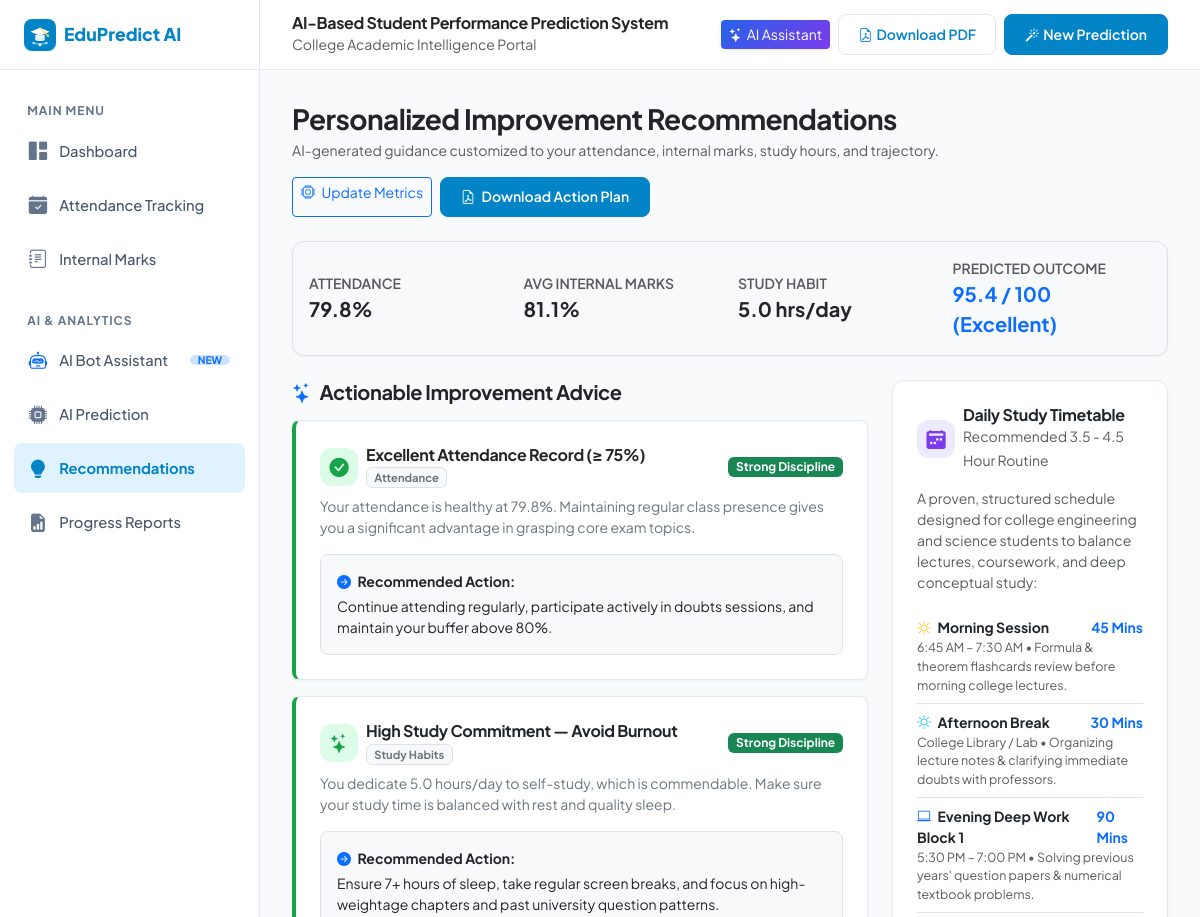
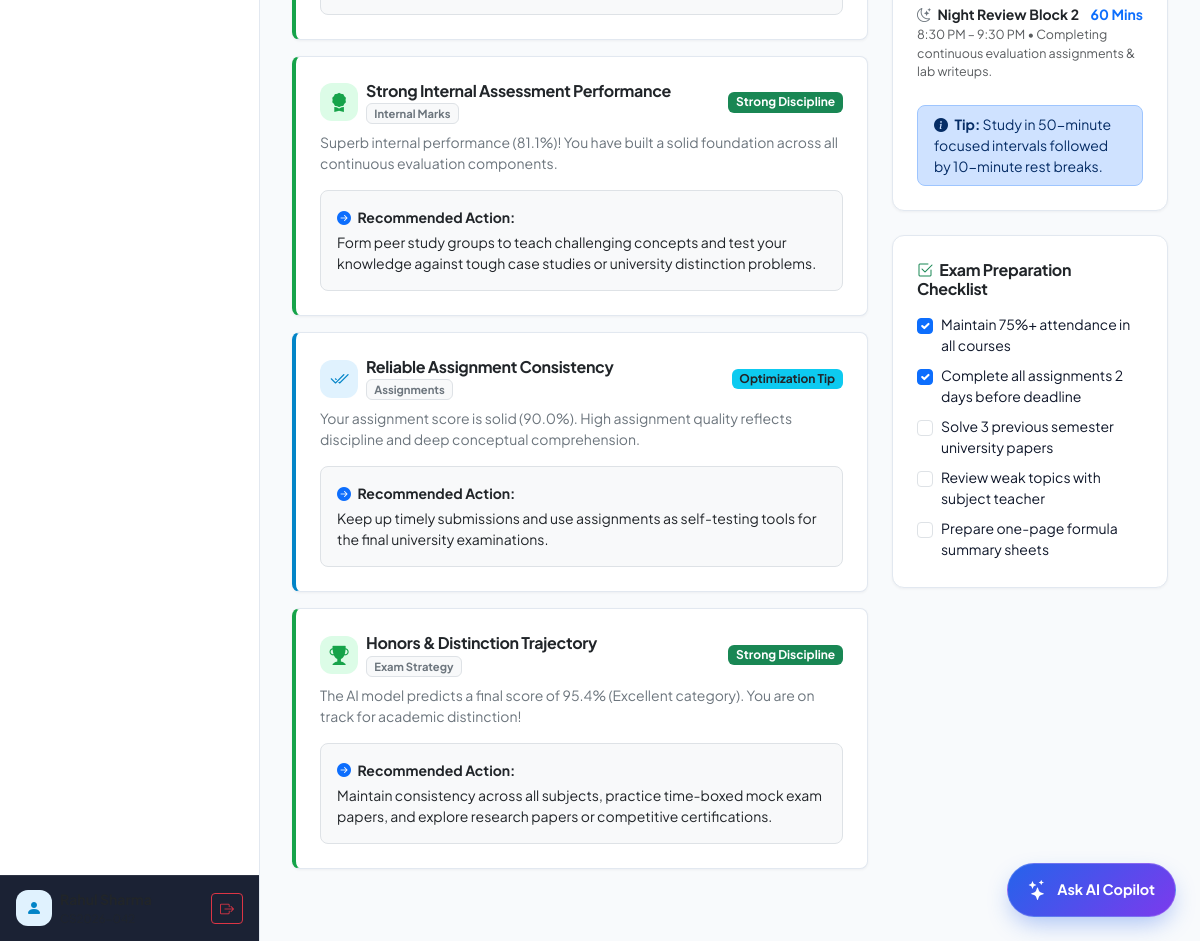
/recommendations (signed in), run on the app's committed database (2 pictures, top to bottom).
### tables this page shows
CREATE TABLE predictions (
        id INTEGER PRIMARY KEY AUTOINCREMENT,
        student_id INTEGER NOT NULL,
        attendance REAL NOT NULL,
        study_hours REAL NOT NULL,
        internal_marks REAL NOT NULL,
        assignment_marks REAL NOT NULL,
        previous_semester_marks REAL NOT NULL,
        predicted_marks REAL NOT NULL,
        category TEXT NOT NULL,
        created_at TIMESTAMP DEFAULT CURRENT_TIMESTAMP, subject_name TEXT DEFAULT 'Overall Examination',
        FOREIGN KEY (student_id) REFERENCES students(id) ON DELETE CASCADE
    );

### app.py (the view)
@app.route('/recommendations')
@login_required
def recommendations():
    student = get_current_student()
    aggregates = compute_student_aggregates(student['id'])
    latest = aggregates['latest_prediction']
    study_hours = latest['study_hours'] if latest else 3.5
    assign_marks = latest['assignment_marks'] if latest else 75.0
    recs = generate_recommendations(
        attendance_pct=aggregates['overall_attendance_pct'],
        study_hours=study_hours,
        internal_avg=aggregates['avg_internal'],
        assignment_avg=assign_marks,
        predicted_marks=aggregates['predicted_marks'],
        category=aggregates['category']
    )
    return render_template(
        'recommendations.html',
        student=student,
        aggregates=aggregates,
        recommendations=recs,
        study_hours=study_hours
    )

### app.py (called while the page is built)
def login_required(view):
    @functools.wraps(view)
    def wrapped_view(**kwargs):
        if 'student_db_id' not in session:
            flash("Please sign in to access your student dashboard.", "warning")
            return redirect(url_for('login'))
        return view(**kwargs)
    return wrapped_view

def get_current_student():
    if 'student_db_id' not in session:
        return None
    conn = get_db_connection()
    student = conn.execute("SELECT * FROM students WHERE id = ?", (session['student_db_id'],)).fetchone()
    conn.close()
    return student

### database.py (called while the page is built)
def get_db_connection():
    conn = sqlite3.connect(DB_PATH)
    conn.row_factory = sqlite3.Row
    conn.execute("PRAGMA foreign_keys = ON")
    return conn

### templates/recommendations.html (shortened to what this page needs)
{% extends 'base.html' %}
{% block content %}
<div class="container-fluid px-0">
  <div class="d-flex flex-wrap justify-content-between align-items-center mb-4 gap-3">
    <div>
      <h3 class="fw-bold text-dark mb-1">Personalized Improvement Recommendations</h3>
      <p class="text-muted small mb-0">AI-generated guidance customized to your attendance, internal marks, study hours, and trajectory.</p>
    </div>
    <div class="d-flex gap-2">
      <a href="{{ url_for('predict') }}" class="btn btn-outline-primary btn-sm">
        <i class="bi bi-cpu me-1"></i> Update Metrics
      </a>
      <a href="{{ url_for('download_report_pdf') }}" class="btn btn-primary-soft btn-sm">
        <i class="bi bi-file-earmark-pdf me-1"></i> Download Action Plan
      </a>
    </div>
  </div>
  <div class="custom-card p-3 mb-4 bg-light border">
    <div class="row g-3 text-center text-sm-start align-items-center">
      <div class="col-sm-3 border-end-sm">
        <div class="small text-muted text-uppercase fw-semibold">Attendance</div>
        <div class="fw-bold fs-5 text-dark">{{ aggregates['overall_attendance_pct'] }}%</div>
      </div>
      <div class="col-sm-3 border-end-sm">
        <div class="small text-muted text-uppercase fw-semibold">Avg Internal Marks</div>
        <div class="fw-bold fs-5 text-dark">{{ aggregates['avg_internal'] }}%</div>
      </div>
      <div class="col-sm-3 border-end-sm">
        <div class="small text-muted text-uppercase fw-semibold">Study Habit</div>
        <div class="fw-bold fs-5 text-dark">{{ study_hours }} hrs/day</div>
      </div>
      <div class="col-sm-3">
        <div class="small text-muted text-uppercase fw-semibold">Predicted Outcome</div>
        <div class="fw-bold fs-5 text-primary">
          {% if aggregates['predicted_marks'] %}
            {{ aggregates['predicted_marks'] }} / 100 ({{ aggregates['category'] }})
          {% else %}
            Not Evaluated
          {% endif %}
        </div>
      </div>
    </div>
  </div>
  <div class="row g-4 mb-4">
    <div class="col-lg-8">
      <h5 class="fw-bold text-dark mb-3"><i class="bi bi-stars text-primary me-2"></i>Actionable Improvement Advice</h5>
      {% for rec in recommendations %}
        <div class="rec-card rec-{{ rec['level'] }} p-4 mb-3">
          <div class="d-flex align-items-center justify-content-between mb-2">
            <div class="d-flex align-items-center gap-2">
              <span class="metric-icon-box" style="width: 38px; height: 38px; font-size: 1.2rem;
                {% if rec['level'] == 'danger' %}background-color: #fee2e2; color: #dc2626;
                {% elif rec['level'] == 'warning' %}background-color: #fef3c7; color: #d97706;
                {% elif rec['level'] == 'success' %}background-color: #dcfce7; color: #16a34a;
                {% else %}background-color: #e0f2fe; color: #0284c7;{% endif %}">
                <i class="bi {{ rec['icon'] }}"></i>
              </span>
              <div>
                <h6 class="fw-bold text-dark mb-0">{{ rec['title'] }}</h6>
                <span class="badge bg-light text-secondary border" style="font-size: 0.7rem;">{{ rec['category'] }}</span>
              </div>
            </div>
            {% if rec['level'] == 'danger' %}
              <span class="badge bg-danger">Critical Priority</span>
            {% elif rec['level'] == 'warning' %}
              <span class="badge bg-warning text-dark">High Priority</span>
            {% elif rec['level'] == 'success' %}
              <span class="badge bg-success">Strong Discipline</span>
            {% else %}
              <span class="badge bg-info text-dark">Optimization Tip</span>
            {% endif %}
          </div>
          <p class="text-secondary small mt-2 mb-3">
            {{ rec['advice'] }}
          </p>
          <div class="p-3 bg-light rounded-3 border">
            <div class="small fw-bold text-dark mb-1"><i class="bi bi-arrow-right-circle-fill text-primary me-1"></i> Recommended Action:</div>
            <div class="small text-dark">{{ rec['action_plan'] }}</div>
          </div>
        </div>
      {% endfor %}
    </div>
    <div class="col-lg-4">
      <div class="custom-card p-4 mb-4">
        <div class="d-flex align-items-center gap-2 mb-3">
          <div class="metric-icon-box metric-icon-purple" style="width: 38px; height: 38px; font-size: 1.2rem;">
            <i class="bi bi-calendar2-week-fill"></i>
          </div>
          <div>
            <h6 class="fw-bold text-dark mb-0">Daily Study Timetable</h6>
            <small class="text-muted">Recommended 3.5 - 4.5 Hour Routine</small>
          </div>
        </div>
        <p class="small text-muted mb-3">
          A proven, structured schedule designed for college engineering and science students to balance lectures, coursework, and deep conceptual study:
        </p>
        <div class="list-group list-group-flush small">
          <div class="list-group-item px-0 py-2 border-bottom">
            <div class="d-flex justify-content-between fw-bold text-dark">
              <span><i class="bi bi-sun text-warning me-1"></i> Morning Session</span>
              <span class="text-primary">45 Mins</span>
            </div>
            <div class="text-muted" style="font-size: 0.78rem;">6:45 AM – 7:30 AM • Formula & theorem flashcards review before morning college lectures.</div>
          </div>
          <div class="list-group-item px-0 py-2 border-bottom">
            <div class="d-flex justify-content-between fw-bold text-dark">
              <span><i class="bi bi-brightness-high text-info me-1"></i> Afternoon Break</span>
              <span class="text-primary">30 Mins</span>
            </div>
            <div class="text-muted" style="font-size: 0.78rem;">College Library / Lab • Organizing lecture notes & clarifying immediate doubts with professors.</div>
          </div>
          <div class="list-group-item px-0 py-2 border-bottom">
            <div class="d-flex justify-content-between fw-bold text-dark">
              <span><i class="bi bi-laptop text-primary me-1"></i> Evening Deep Work Block 1</span>
              <span class="text-primary">90 Mins</span>
            </div>
            <div class="text-muted" style="font-size: 0.78rem;">5:30 PM – 7:00 PM • Solving previous years' question papers & numerical textbook problems.</div>
          </div>
          <div class="list-group-item px-0 py-2">
            <div class="d-flex justify-content-between fw-bold text-dark">
              <span><i class="bi bi-moon-stars text-secondary me-1"></i> Night Review Block 2</span>
              <span class="text-primary">60 Mins</span>
            </div>
            <div class="text-muted" style="font-size: 0.78rem;">8:30 PM – 9:30 PM • Completing continuous evaluation assignments & lab writeups.</div>
          </div>
        </div>
        <div class="alert alert-primary py-2 px-3 small mt-3 mb-0 rounded-3">
          <i class="bi bi-info-circle-fill me-1"></i>
          <strong>Tip:</strong> Study in 50-minute focused intervals followed by 10-minute rest breaks.
        </div>
      </div>
      <div class="custom-card p-4">
        <h6 class="fw-bold text-dark mb-3"><i class="bi bi-check2-square text-success me-1"></i> Exam Preparation Checklist</h6>
        <div class="form-check mb-2">
          <input class="form-check-input" type="checkbox" id="chk1" checked>
          <label class="form-check-label small" for="chk1">Maintain 75%+ attendance in all courses</label>
        </div>
        <div class="form-check mb-2">
          <input class="form-check-input" type="checkbox" id="chk2" checked>
          <label class="form-check-label small" for="chk2">Complete all assignments 2 days before deadline</label>
        </div>
        <div class="form-check mb-2">
          <input class="form-check-input" type="checkbox" id="chk3">
          <label class="form-check-label small" for="chk3">Solve 3 previous semester university papers</label>
        </div>
        <div class="form-check mb-2">
          <input class="form-check-input" type="checkbox" id="chk4">
          <label class="form-check-label small" for="chk4">Review weak topics with subject teacher</label>
        </div>
        <div class="form-check">
          <input class="form-check-input" type="checkbox" id="chk5">
          <label class="form-check-label small" for="chk5">Prepare one-page formula summary sheets</label>
        </div>
      </div>
    </div>
  </div>
</div>
{% endblock %}

### static/css/style.css (style rules this page uses)
:root { --primary-color: #0284c7; --primary-hover: #0369a1; --primary-light: #e0f2fe; --primary-subtle: #f0f9ff; --accent-cyan: #06b6d4; --bg-main: #f8fafc; --bg-card: #ffffff; --text-main: #0f172a; --text-muted: #64748b; --border-color: #e2e8f0; --success-color: #16a34a; --warning-color: #d97706; --danger-color: #dc2626; --sidebar-width: 260px; --header-height: 70px; --radius-sm: 8px; --radius-md: 12px; --radius-lg: 16px; --shadow-sm: 0 1px 3px rgba(15, 23, 42, 0.05); --shadow-md: 0 4px 12px rgba(15, 23, 42, 0.06); --shadow-lg: 0 10px 25px rgba(15, 23, 42, 0.08); }
body { font-family: 'Plus Jakarta Sans', -apple-system, BlinkMacSystemFont, "Segoe UI", Roboto, Helvetica, Arial, sans-serif; background-color: var(--bg-main); color: var(--text-main); min-height: 100vh; margin: 0; padding: 0; -webkit-font-smoothing: antialiased; }
h1, h2, h3, h4, h5, h6 { font-weight: 700; color: var(--text-main); letter-spacing: -0.02em; }
a { color: var(--primary-color); text-decoration: none; transition: color 0.2s ease; }
.custom-card { background-color: var(--bg-card); border: 1px solid var(--border-color); border-radius: var(--radius-md); box-shadow: var(--shadow-sm); transition: transform 0.2s ease, box-shadow 0.2s ease; overflow: hidden; }
.metric-icon-box { width: 54px; height: 54px; border-radius: var(--radius-md); display: flex; align-items: center; justify-content: center; font-size: 1.6rem; flex-shrink: 0; }
.metric-icon-purple { background-color: #ede9fe; color: #7c3aed; }
.btn-primary-soft { background-color: var(--primary-color); color: #ffffff; border: 1px solid var(--primary-color); font-weight: 600; border-radius: var(--radius-sm); padding: 0.55rem 1.25rem; transition: all 0.2s ease; }
.rec-card { border-left: 4px solid var(--primary-color); border-radius: var(--radius-sm); background-color: #ffffff; padding: 1.25rem; box-shadow: var(--shadow-sm); margin-bottom: 1rem; border-top: 1px solid var(--border-color); border-right: 1px solid var(--border-color); border-bottom: 1px solid var(--border-color); }
.rec-card.rec-success { border-left-color: var(--success-color); }
.rec-card.rec-info { border-left-color: var(--primary-color); }

### static/css/chatbot.css (style rules this page uses)
:root { --chat-bg: #f8fafc; --chat-sidebar-bg: #0f172a; --chat-sidebar-hover: #1e293b; --chat-sidebar-active: #2563eb; --chat-card-bg: #ffffff; --chat-border: #e2e8f0; --chat-primary: #2563eb; --chat-primary-hover: #1d4ed8; --chat-user-msg-bg: #eff6ff; --chat-user-msg-border: #bfdbfe; --chat-ai-msg-bg: #ffffff; --chat-ai-msg-border: #e2e8f0; --chat-text-dark: #0f172a; --chat-text-muted: #64748b; --chat-code-bg: #1e293b; }

### data on the page
predictions: study_hours "5.0", predicted_marks "95.4", category "Excellent"

### other printed values
{{ aggregates['overall_attendance_pct'] }} "79.8"
{{ aggregates['avg_internal'] }} "81.1"
{{ rec['title'] }} "Excellent Attendance Record (≥ 75%)" "High Study Commitment — Avoid Burnout" "Strong Internal Assessment Performance" "Reliable Assignment Consistency" "Honors & Distinction Trajectory"
{{ rec['category'] }} "Attendance" "Study Habits" "Internal Marks" "Assignments" "Exam Strategy"
{{ rec['advice'] }} "Your attendance is healthy at 79.8%. Maintaining regular class presence gives you a significant advantage in grasping core exam topics." "You dedicate 5.0 hours/day to self-study, which is commendable. Make sure your study time is balanced with rest and quality sleep." "Superb internal performance (81.1%)! You have built a solid foundation across all continuous evaluation components." "Your assignment score is solid (90.0%). High assignment quality reflects discipline and deep conceptual comprehension." "The AI model predicts a final score of 95.4% (Excellent category). You are on track for academic distinction!"
{{ rec['action_plan'] }} "Continue attending regularly, participate actively in doubts sessions, and maintain your buffer above 80%." "Ensure 7+ hours of sleep, take regular screen breaks, and focus on high-weightage chapters and past university question patterns." "Form peer study groups to teach challenging concepts and test your knowledge against tough case studies or university distinction problems." "Keep up timely submissions and use assignments as self-testing tools for the final university examinations." "Maintain consistency across all subjects, practice time-boxed mock exam papers, and explore research papers or competitive certifications."
